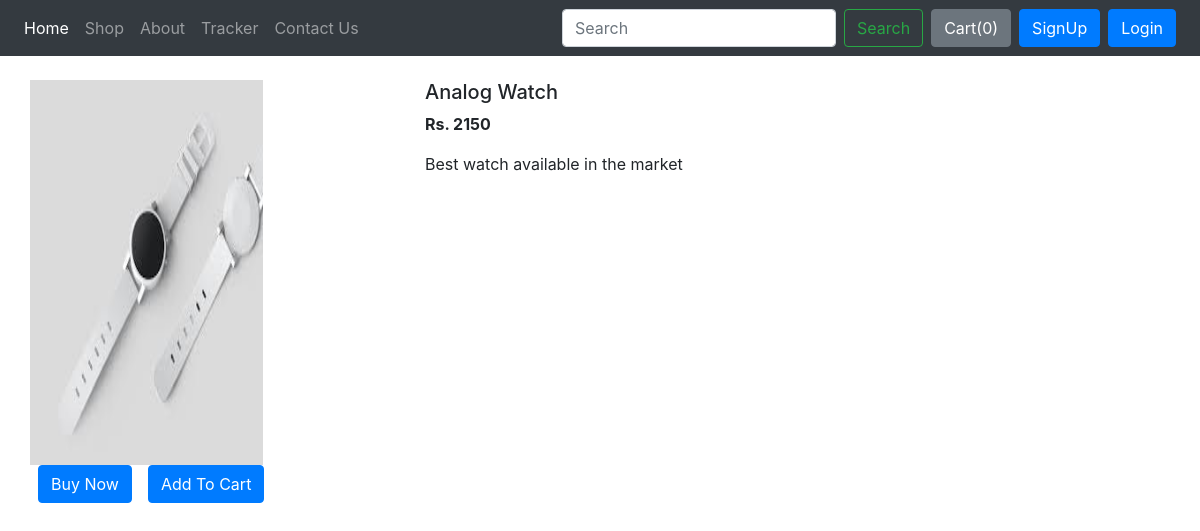
/shop/product/1, run on the app's committed database.
### shop/models.py (models this page shows, shortened)
class Product(models.Model)	:
	product_id = models.AutoField
	product_name = models.CharField(max_length = 50)
	category = models.CharField(max_length = 50, default = "")
	subcategory = models.CharField(max_length = 50,default = "")
	price = models.IntegerField(default = 0)
	desc = models.CharField(max_length = 500)
	pub_date = models.DateField()
	img = models.ImageField(upload_to = "shop/images",default = "")

### shop/views.py (the view)
# urls.py: path('product/<int:myid>', views.productView, name = 'product'),
def productView(Request,myid):
	prod = Product.objects.filter(id = myid)
	return render(Request,'shop/prodview.html',{"product":prod[0]})

### shop/templates/shop/prodview.html (shortened to what this page needs)
{% extends 'shop/basic.html' %}
{% block body %}
<div class="container my-4">
	<div class="row">
	<div class="col-md-4">
		<div class="row">
			<img src="/media/{{product.img}}" width="233px" height="385px">
		</div>
		<div class="row">
			<button class="btn btn-primary mx-2"> Buy Now</button>
            <button class="btn btn-primary mx-2 "> Add To Cart</button>
		</div>
	</div>
	<div class="col-md-8">
        <h5>{{product.product_name}}</h5>
        <p><b> Rs. {{product.price}}</b></p>
        <p>{{product.desc}}</p>
	</div>
</div>
</div>
{% endblock %}

### data on the page
Product: img (picture), product_name "Analog Watch", price "2150", desc "Best watch available in the market"
